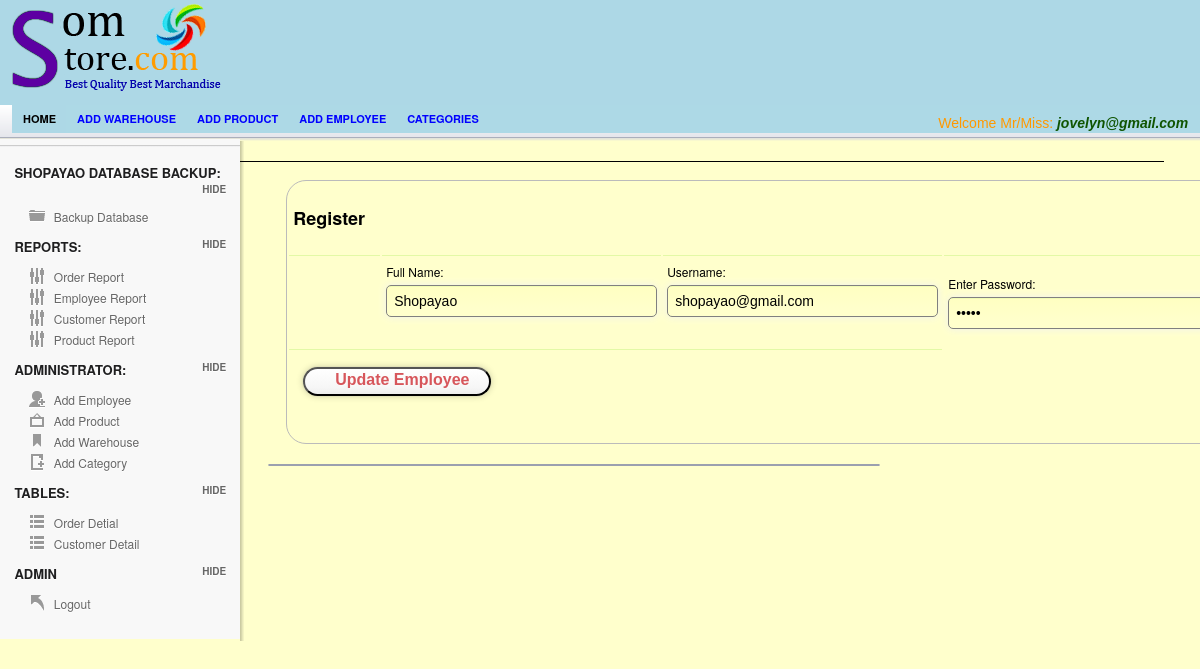
/Admin/empViewUpdate.php?update=53 (signed in), run on the app's committed database.
### tables this page shows
CREATE TABLE `employee` (
  `Employee_ID` int(95) NOT NULL AUTO_INCREMENT,
  `Employee_Name` varchar(25) NOT NULL,
  `Username` varchar(25) NOT NULL,
  `Password` varchar(25) NOT NULL,
  `Picture` varchar(255) NOT NULL,
  PRIMARY KEY (`Employee_ID`)
);

### session.php (called while the page is built, shortened)
<?php
include('config.php');
$check=$_SESSION['login_username'];
$session=mysqli_query($mysqli, "select Username from employee where Username='$check' ");
$row=mysqli_fetch_array($session);
$login_session=$row['Username'];
?>

### Admin/empViewUpdate.php (the view, shortened to what this page needs)
	<?php
	include("../config.php");
   include("../session.php");
	?>
<!doctype html>
<html lang="en">
<head>
	<link rel="stylesheet" href="css/layout.css" type="text/css" media="screen" />
</head>
<body>
<div id="container">
	   <div id="header">
		<div id="logo-banner">
				<div id="logo">
				<a href="index.php"><img src="images/img/Logo.png" alt="" /></a>
				</div>
				<div id="banner">
				</div>
		</div>
		</div>
	<div id="content-wrap">
	<section id="secondary_bar">
                      <nav>
                <ul>
                    <li class="selected"><a href="index.php">Home</a></li>
                    <li><a href="add_warehouse.php">Add warehouse</a></li>
                    <li><a href="add_product.php">Add product</a></li>
                    <li><a href="Employee.php">Add employee</a></li>
                    <li><a href="add_category.php">Categories</a></li>
                    <li class="logout"> <span class="check"> <?php echo "Welcome Mr/Miss:   ". "<font color='##fa5400'><i><b>".$login_session."</b></i></font>" ;?> </span></li>
                </ul>
            </nav>
	</section>
<aside id="sidebar" class="column">
		<hr/>
		<h3> ShopAyao Database Backup:</h3>
		<ul class="toggle">
		    <li class="icn_folder"><a href="Backup.php">Backup Database</a></li>
		</ul>
		<h3>Reports:</h3>
		<ul class="toggle">
		    <li class="icn_settings"><a href="OrderReports.php">Order Report</a></li>
			<li class="icn_settings"><a href="EmployeeReport.php">Employee Report</a></li>
			<li class="icn_settings"><a href="CustomerReport.php">Customer Report</a></li>
			<li class="icn_settings"><a href="ProductReport.php"> Product Report</a></li>
		</ul>
		<h3>Administrator:</h3>
		<ul class="toggle">
		    <li class="icn_add_user"><a href="Employee.php">Add Employee</a></li>
			<li class="icn_photo"><a href="add_product.php">Add Product</a></li>
			<li class="icn_tags"><a href="add_warehouse.php">Add Warehouse</a></li>
			<li class="icn_new_article"><a href="add_category.php">Add Category</a></li>
		</ul>
        <h3>Tables:</h3>
		<ul class="toggle">
		    <li class="icn_categories"><a href="order.php">Order Detial</a></li>
     		<li class="icn_categories"><a href="customerTable.php">Customer Detail</a></li>
		</ul>
		<h3>Admin</h3>
		<ul class="toggle">
			<li class="icn_jump_back"><a href="../logout.php">Logout</a></li>
		</ul>
	</aside>
	<section id="main" class="column">
<?php
$update=$_GET['update'];
$result = mysqli_query($mysqli,"SELECT * FROM employee where Employee_ID ='$update'");
?>
<?php if($row = mysqli_fetch_array($result))
  {?>
	<div id="form_wrapper" class="form_wrapper">
		 <table>
					<form class="register active" action="empUpdate.php" method="POST" autocomplete="off">
					<th colspan="3"><h2>Register</h2> </th>
   <tr>
   <td>
	</td>
    <td>
	  <label>Full Name:</label>
		<input type="text" id="name" name="name" value="<?php echo $row['Employee_Name'];?>"  placeholder="Full name" required>
	</td>
   <td>
	<label>Username:</label>
		<input type="text" id="username" name="username" value="<?php echo $row['Username'];?>" placeholder="User name" required>
   </td>
    <td>
		<label> Enter Password:</label>
		<input type="password" id="password" name="password" value="<?php echo $row['Password'];?>" placeholder="*******" required>
	</td>
   </tr>
   <tr>
						<div class="bottom">
						<td colspan="3">
						<button type="submit"  name="submit" value="Update" class="a-btn"> <span class="a-btn-text">Update Employee</span></button>
						</td>
						</div>
	</tr>
	</form>
	</table>
	</div>
         <?php }?>
		<article class="module width_3_quarter">
	    </article>
	</section>
          </div>
   </div>
</body>
</html>

### data on the page
employee: Username "jovelyn@gmail.com"
employee: name "Shopayao", username "shopayao@gmail.com"
